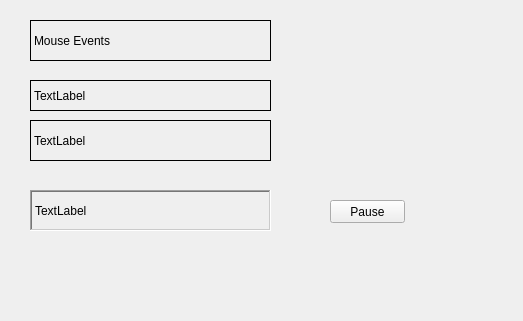
<?xml version="1.0" encoding="UTF-8"?>
<ui version="4.0">
 <class>Widget</class>
 <widget class="QWidget" name="Widget">
  <property name="geometry">
   <rect>
    <x>0</x>
    <y>0</y>
    <width>523</width>
    <height>321</height>
   </rect>
  </property>
  <property name="windowTitle">
   <string>Widget</string>
  </property>
  <widget class="myLabel" name="label">
   <property name="geometry">
    <rect>
     <x>30</x>
     <y>20</y>
     <width>241</width>
     <height>41</height>
    </rect>
   </property>
   <property name="frameShape">
    <enum>QFrame::Box</enum>
   </property>
   <property name="text">
    <string>Mouse Events</string>
   </property>
  </widget>
  <widget class="QLabel" name="label_2">
   <property name="geometry">
    <rect>
     <x>30</x>
     <y>80</y>
     <width>241</width>
     <height>31</height>
    </rect>
   </property>
   <property name="frameShape">
    <enum>QFrame::Panel</enum>
   </property>
   <property name="text">
    <string>TextLabel</string>
   </property>
  </widget>
  <widget class="QLabel" name="label_3">
   <property name="geometry">
    <rect>
     <x>30</x>
     <y>120</y>
     <width>241</width>
     <height>41</height>
    </rect>
   </property>
   <property name="frameShape">
    <enum>QFrame::Panel</enum>
   </property>
   <property name="text">
    <string>TextLabel</string>
   </property>
  </widget>
  <widget class="QLabel" name="label_4">
   <property name="geometry">
    <rect>
     <x>30</x>
     <y>190</y>
     <width>241</width>
     <height>41</height>
    </rect>
   </property>
   <property name="frameShape">
    <enum>QFrame::WinPanel</enum>
   </property>
   <property name="frameShadow">
    <enum>QFrame::Sunken</enum>
   </property>
   <property name="text">
    <string>TextLabel</string>
   </property>
  </widget>
  <widget class="QPushButton" name="pushButton">
   <property name="geometry">
    <rect>
     <x>330</x>
     <y>200</y>
     <width>75</width>
     <height>23</height>
    </rect>
   </property>
   <property name="text">
    <string>Pause</string>
   </property>
  </widget>
 </widget>
 <customwidgets>
  <customwidget>
   <class>myLabel</class>
   <extends>QLabel</extends>
   <header>mylabel.h</header>
  </customwidget>
 </customwidgets>
 <resources/>
 <connections/>
</ui>
